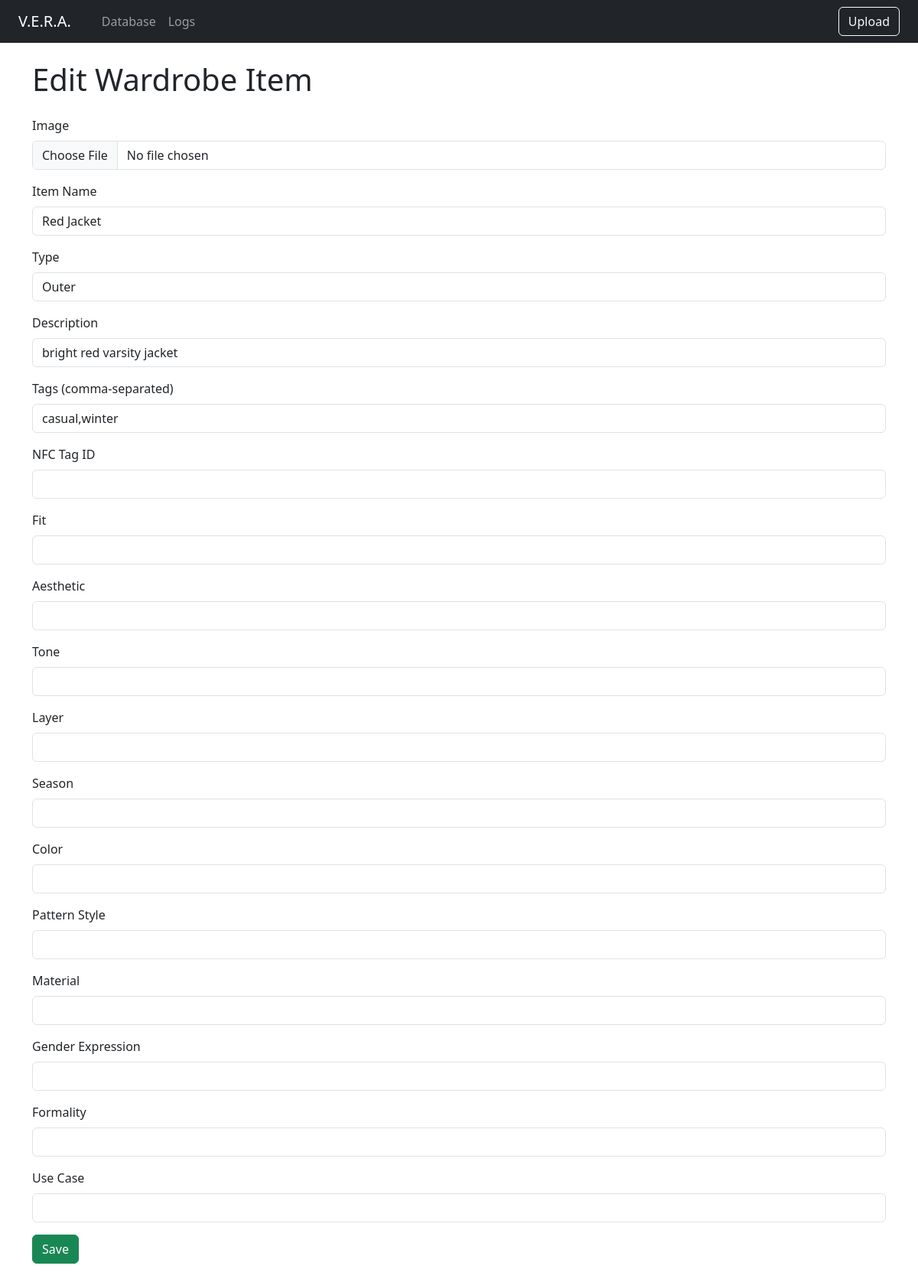
The app's page /edit/1/, older data.
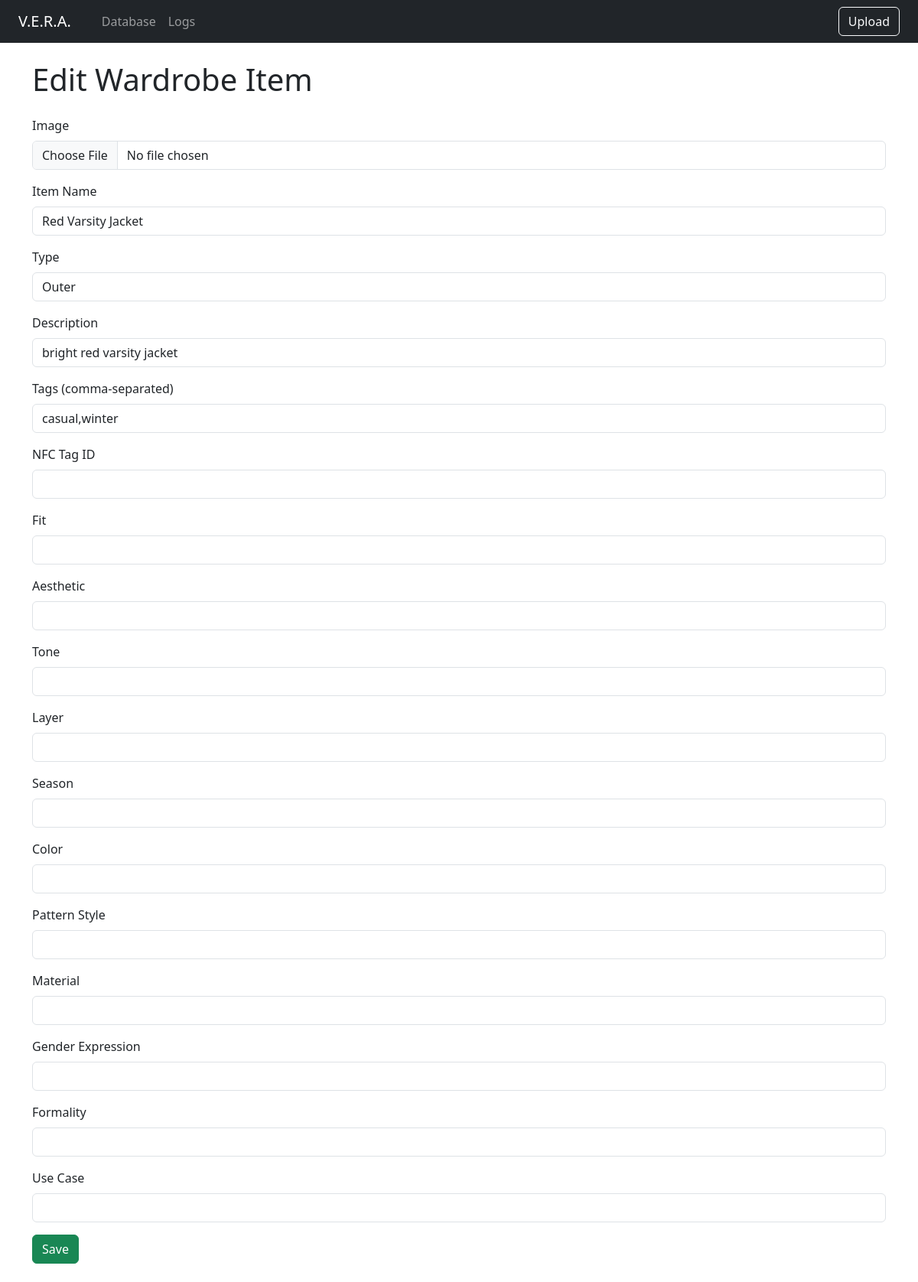
The same page, newer data.
### tables this page shows
CREATE TABLE items (
            id INTEGER PRIMARY KEY AUTOINCREMENT,
            name TEXT NOT NULL,
            item_type TEXT,
            description TEXT,
            tags TEXT,  -- comma-separated tags
            image_path TEXT,
            available BOOLEAN DEFAULT 1,
            last_used TEXT,
            nfc_tag_id TEXT
        , fit TEXT, aesthetic TEXT, tone TEXT, layer TEXT, season TEXT, color TEXT, pattern_style TEXT, material TEXT, gender_expression TEXT, formality TEXT, use_case TEXT);

### app/routes/edit.py (the view)
@bp.route("/", methods=["GET", "POST"])
def edit_item(item_id):
    item = get_item(item_id)
    if not item:
        return redirect(url_for("browse.browse"))
    if request.method == "POST":
        form = UploadForm()
        if form.validate_on_submit():
            tags = ",".join(tag.strip() for tag in form.tags.data.split(",") if tag.strip())
            if form.image.data:
                image_url = save_image(form.image.data)
            else:
                image_url = item.image_path
            update_item(
                item_id=item_id,
                name=form.name.data,
                item_type=form.item_type.data,
                description=form.description.data,
                tags=tags,
                image_path=image_url,
                nfc_tag_id=form.nfc_tag_id.data,
                fit=form.fit.data,
                aesthetic=form.aesthetic.data,
                tone=form.tone.data,
                layer=form.layer.data,
                season=form.season.data,
                color=form.color.data,
                pattern_style=form.pattern_style.data,
                material=form.material.data,
                gender_expression=form.gender_expression.data,
                formality=form.formality.data,
                use_case=form.use_case.data
            )
            return redirect(url_for("browse.browse"))
    else:
        print(item.name)
        form = UploadForm(obj=item)
        print(form.name.data)
    return render_template("upload.html", form=form, edit_mode=True)

### db/db_client.py (called while the page is built)
def get_connection():
    return sqlite3.connect(DB_NAME)

def map_item(row):
    return Item(
        item_id=row[0],
        name=row[1],
        item_type=row[2],
        description=row[3],
        tags=row[4].split(",") if row[4] else [],
        image_path=row[5],
        available=bool(row[6]),
        last_used=row[7],
        nfc_tag_id=row[8],
        fit=row[9],
        aesthetic=row[10],
        tone=row[11],
        layer=row[12],
        season=row[13],
        color=row[14],
        pattern_style=row[15],
        material=row[16],
        gender_expression=row[17],
        formality=row[18],
        use_case=row[19]
    )

def get_item(item_id: str):
    with get_connection() as conn:
        cursor = conn.cursor()
        cursor.execute("SELECT * FROM items WHERE id = ?", (item_id))
        result = cursor.fetchall()
        return map_item(result[0])

### templates/upload.html (shortened to what this page needs)
{% extends "base.html" %}
{% block content %}
<h1 class="mb-4">{{ "Edit Wardrobe Item" if edit_mode else "Upload New Wardrobe Item" }}</h1>
<form method="POST" enctype="multipart/form-data">
  <div class="mb-3">
    {{ form.image.label(class="form-label") }}
    {{ form.image(class="form-control", id="image-input") }}
  </div>
  <div id="additional-fields" style="display: {{ 'block' if edit_mode else 'none' }};">
    {% for field in form %}
      {% if field.name != "image" and field.type != "SubmitField" and field.type != "CSRFTokenField" %}
        <div class="mb-3">
          {{ field.label(class="form-label") }}
          {{ field(class="form-control") }}
        </div>
      {% endif %}
    {% endfor %}
  </div>
  <div id="submit-button-container" style="display: {{ 'block' if edit_mode else 'none' }};">
    {{ form.submit(class="btn btn-success", value="Save" if edit_mode else "Add Item") }}
  </div>
</form>
{% endblock %}

### templates/base.html (shortened to what this page needs)
<!DOCTYPE html>
<html>
<head>
  <link href="https://cdn.jsdelivr.net/npm/bootstrap@5.3.3/dist/css/bootstrap.min.css" rel="stylesheet">
</head>
<body>
  <nav class="navbar navbar-expand-lg navbar-dark bg-dark px-4">
    <a class="navbar-brand" href="{{ url_for('browse.browse') }}">V.E.R.A.</a>
    <ul class="navbar-nav ms-3">
      <li class="nav-item">
        <a class="nav-link" href="{{ url_for('database.database') }}">Database</a>
      </li>
      <li class="nav-item">
        <a class="nav-link" href="{{ url_for('logs.logs') }}">Logs</a>
      </li>
    </ul>
    <div class="ms-auto">
      <a href="{{ url_for('upload.upload') }}" class="btn btn-outline-light">Upload</a>
    </div>
  </nav>
  <div class="container py-4">
    {% block content %}{% endblock %}
  </div>
</body>
</html>

Row changes from the older to the newer data that the page shows:
changed items "Outer": name "Red Jacket" → "Red Varsity Jacket"
